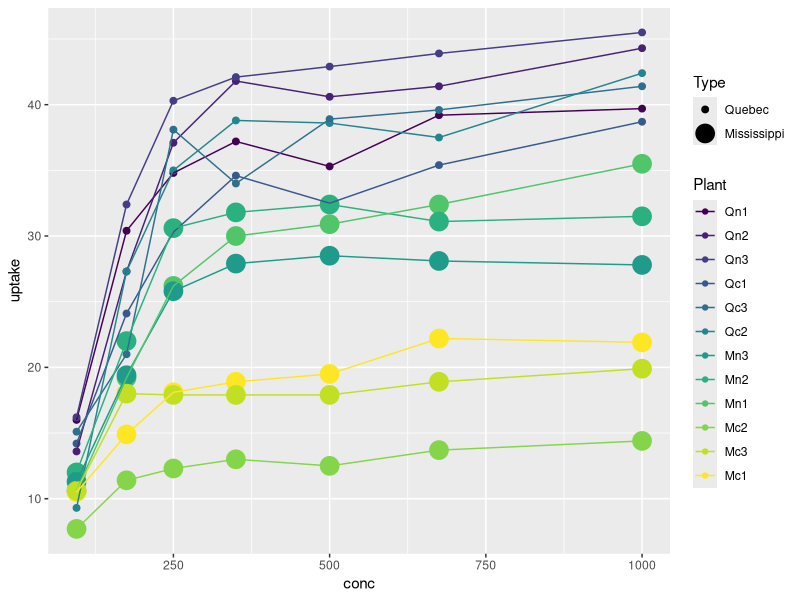

Write the R code that produced this figure.
## ---- chunk 1
knitr::opts_chunk$set(echo = TRUE)
library(tidyverse)
data("CO2")
## ---- chunk 2
head(CO2)

ggplot(CO2, aes(x = conc, y = uptake, col = Plant))+
  geom_point(aes(size = Type)) + geom_line()
